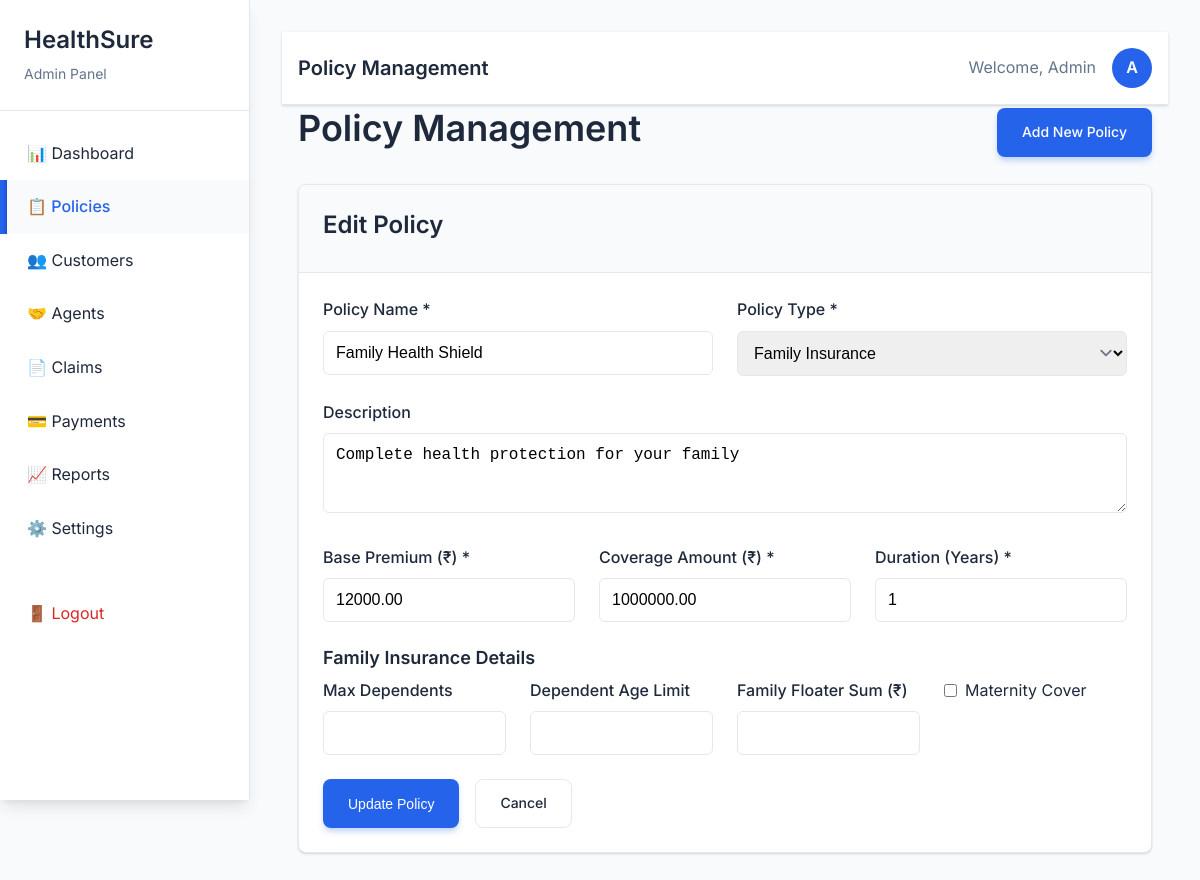
/admin/policies.php?action=edit&policy_id=2 (signed in), run on the app's committed database.
### tables this page shows
CREATE TABLE policies (
    policy_id INT PRIMARY KEY AUTO_INCREMENT,
    policy_name VARCHAR(200) NOT NULL,
    policy_type ENUM('health', 'life', 'family') NOT NULL,
    description TEXT,
    base_premium DECIMAL(10,2) NOT NULL,
    coverage_amount DECIMAL(12,2) NOT NULL,
    duration_years INT NOT NULL,
    status ENUM('active', 'inactive') DEFAULT 'active',
    created_at TIMESTAMP DEFAULT CURRENT_TIMESTAMP,
    updated_at TIMESTAMP DEFAULT CURRENT_TIMESTAMP ON UPDATE CURRENT_TIMESTAMP
);

### admin/policies.php (the view, shortened to what this page needs)
<?php
require_once '../config/database.php';
$action = $_GET['action'] ?? 'list';
$policy_id = $_GET['policy_id'] ?? null;
$edit_policy = null;
if ($action === 'edit' && $policy_id) {
    $stmt = $conn->prepare("SELECT * FROM policies WHERE policy_id = ?");
    $stmt->execute([$policy_id]);
    $edit_policy = $stmt->fetch(PDO::FETCH_ASSOC);
}
?>
<!DOCTYPE html>
<html lang="en">
<head>
    <link rel="stylesheet" href="../assets/css/style.css">
    <link rel="stylesheet" href="../assets/css/animations.css">
</head>
<body>
    <?php include 'includes/sidebar.php'; ?>
    <div class="main-content">
        <?php include 'includes/header.php'; ?>
        <div class="container">
            <div class="d-flex justify-content-between align-items-center mb-4">
                <h1>Policy Management</h1>
                <a href="?action=add" class="btn btn-primary">Add New Policy</a>
            </div>
            <?php if ($action === 'add' || $action === 'edit'): ?>
                <div class="card">
                    <div class="card-header">
                        <h3><?php echo $action === 'edit' ? 'Edit Policy' : 'Add New Policy'; ?></h3>
                    </div>
                    <div class="card-body">
                        <form method="POST" action="">
                            <div class="row">
                                <div class="col-6">
                                    <div class="form-group">
                                        <label for="policy_name" class="form-label">Policy Name *</label>
                                        <input type="text" id="policy_name" name="policy_name" class="form-control"
                                               value="<?php echo $edit_policy['policy_name'] ?? ''; ?>" required>
                                    </div>
                                </div>
                                <div class="col-6">
                                    <div class="form-group">
                                        <label for="policy_type" class="form-label">Policy Type *</label>
                                        <select id="policy_type" name="policy_type" class="form-control form-select" required onchange="showTypeFields(this.value)">
                                            <option value="family" <?php echo ($edit_policy['policy_type'] ?? '') === 'family' ? 'selected' : ''; ?>>Family Insurance</option>
                                        </select>
                                    </div>
                                </div>
                            </div>
                            <div class="form-group">
                                <label for="description" class="form-label">Description</label>
                                <textarea id="description" name="description" class="form-control" rows="3"><?php echo $edit_policy['description'] ?? ''; ?></textarea>
                            </div>
                            <div class="row">
                                <div class="col-4">
                                    <div class="form-group">
                                        <label for="base_premium" class="form-label">Base Premium (₹) *</label>
                                        <input type="number" id="base_premium" name="base_premium" class="form-control"
                                               value="<?php echo $edit_policy['base_premium'] ?? ''; ?>" step="0.01" required>
                                    </div>
                                </div>
                                <div class="col-4">
                                    <div class="form-group">
                                        <label for="coverage_amount" class="form-label">Coverage Amount (₹) *</label>
                                        <input type="number" id="coverage_amount" name="coverage_amount" class="form-control"
                                               value="<?php echo $edit_policy['coverage_amount'] ?? ''; ?>" step="0.01" required>
                                    </div>
                                </div>
                                <div class="col-4">
                                    <div class="form-group">
                                        <label for="duration_years" class="form-label">Duration (Years) *</label>
                                        <input type="number" id="duration_years" name="duration_years" class="form-control"
                                               value="<?php echo $edit_policy['duration_years'] ?? ''; ?>" required>
                                    </div>
                                </div>
                            </div>
                            <div id="family_fields" style="display: none;">
                                <h5>Family Insurance Details</h5>
                                <div class="row">
                                    <div class="col-3">
                                        <div class="form-group">
                                            <label for="no_of_dependents" class="form-label">Max Dependents</label>
                                            <input type="number" id="no_of_dependents" name="no_of_dependents" class="form-control">
                                        </div>
                                    </div>
                                    <div class="col-3">
                                        <div class="form-group">
                                            <label for="dependent_age_limit" class="form-label">Dependent Age Limit</label>
                                            <input type="number" id="dependent_age_limit" name="dependent_age_limit" class="form-control">
                                        </div>
                                    </div>
                                    <div class="col-3">
                                        <div class="form-group">
                                            <label for="family_floater_sum" class="form-label">Family Floater Sum (₹)</label>
                                            <input type="number" id="family_floater_sum" name="family_floater_sum" class="form-control" step="0.01">
                                        </div>
                                    </div>
                                    <div class="col-3">
                                        <div class="form-group">
                                            <label class="d-flex align-items-center">
                                                <input type="checkbox" name="maternity_cover" style="margin-right: 0.5rem;">
                                                Maternity Cover
                                            </label>
                                        </div>
                                    </div>
                                </div>
                            </div>
                            <div class="d-flex" style="gap: 1rem;">
                                <button type="submit" name="add_policy" class="btn btn-primary">
                                    <?php echo $action === 'edit' ? 'Update Policy' : 'Create Policy'; ?>
                                </button>
                                <a href="policies.php" class="btn btn-outline">Cancel</a>
                            </div>
                        </form>
                    </div>
                </div>
            <?php endif; ?>
        </div>
    </div>
</body>
</html>

### assets/css/style.css (style rules this page uses)
* { margin: 0; padding: 0; box-sizing: border-box; }
:root { --primary-color: #2563eb; --primary-dark: #1d4ed8; --secondary-color: #64748b; --success-color: #059669; --warning-color: #d97706; --danger-color: #dc2626; --light-bg: #f8fafc; --white: #ffffff; --text-dark: #1e293b; --text-light: #64748b; --border-color: #e2e8f0; --shadow: 0 1px 3px 0 rgba(0, 0, 0, 0.1), 0 1px 2px 0 rgba(0, 0, 0, 0.06); --shadow-lg: 0 10px 15px -3px rgba(0, 0, 0, 0.1), 0 4px 6px -2px rgba(0, 0, 0, 0.05); --shadow-xl: 0 20px 25px -5px rgba(0, 0, 0, 0.1), 0 10px 10px -5px rgba(0, 0, 0, 0.04); --transition: all 0.3s cubic-bezier(0.4, 0, 0.2, 1); --border-radius: 0.5rem; --border-radius-lg: 0.75rem; }
body { font-family: 'Inter', -apple-system, BlinkMacSystemFont, 'Segoe UI', Roboto, sans-serif; line-height: 1.6; color: var(--text-dark); background-color: var(--light-bg); overflow-x: hidden; min-height: 100vh; }
h1, h2, h3, h4, h5, h6 { font-weight: 600; line-height: 1.3; margin-bottom: 0.5rem; }
h1 { font-size: 2.25rem; }
h3 { font-size: 1.5rem; }
h5 { font-size: 1.125rem; }
.container { max-width: 1200px; margin: 0 auto; padding: 0 1rem; width: 100%; }
.card { background: var(--white); border-radius: var(--border-radius); box-shadow: var(--shadow); border: 1px solid var(--border-color); overflow: hidden; transition: var(--transition); margin-bottom: 1.5rem; }
.card-header { padding: 1.5rem; border-bottom: 1px solid var(--border-color); background: var(--light-bg); }
.card-body { padding: 1.5rem; }
.main-content { margin-left: 250px; padding: 2rem; min-height: 100vh; transition: var(--transition); }
.form-group { margin-bottom: 1.5rem; }
.form-label { display: block; font-weight: 500; margin-bottom: 0.5rem; color: var(--text-dark); }
.form-control { width: 100%; padding: 0.75rem; border: 1px solid var(--border-color); border-radius: 0.375rem; font-size: 1rem; transition: border-color 0.2s, box-shadow 0.2s; }
.form-select { background-position: right 0.5rem center; background-repeat: no-repeat; background-size: 1.5em 1.5em; padding-right: 2.5rem; }
.btn { display: inline-block; padding: 0.75rem 1.5rem; font-size: 0.875rem; font-weight: 500; text-align: center; text-decoration: none; border: 1px solid transparent; border-radius: var(--border-radius); cursor: pointer; transition: var(--transition); position: relative; overflow: hidden; user-select: none; }
.btn::before { content: ''; position: absolute; top: 0; left: -100%; width: 100%; height: 100%; background: linear-gradient(90deg, transparent, rgba(255,255,255,0.2), transparent); transition: var(--transition); }
.btn-primary { background: var(--primary-color); color: var(--white); box-shadow: 0 4px 6px -1px rgba(37, 99, 235, 0.3); }
.btn-outline { background: transparent; border: 1px solid var(--border-color); color: var(--text-dark); }
.row { display: flex; flex-wrap: wrap; margin: 0 -0.75rem; }
.col-3 { flex: 0 0 25%; max-width: 25%; }
.col-4 { flex: 0 0 33.333333%; max-width: 33.333333%; }
.col-6 { flex: 0 0 50%; max-width: 50%; }
[class*="col-"] { padding: 0 0.75rem; }
.mb-4 { margin-bottom: 1.5rem; }
.d-flex { display: flex; }
.justify-content-between { justify-content: space-between; }
.align-items-center { align-items: center; }
.animate-in { animation: fadeInUp 0.6s ease-out; }
.page-transition { opacity: 0; transform: translateY(20px); transition: all 0.3s ease-out; }
.page-transition.loaded { opacity: 1; transform: translateY(0); }

### assets/css/animations.css (style rules this page uses)
.main-content { animation: fadeInUp 0.6s ease-out; }
.card { animation: fadeInUp 0.4s ease-out; animation-fill-mode: both; }
.card:nth-child(2) { animation-delay: 0.2s; }
.btn { position: relative; overflow: hidden; }
.btn::after { content: ''; position: absolute; top: 50%; left: 50%; width: 0; height: 0; border-radius: 50%; background: rgba(255, 255, 255, 0.3); transform: translate(-50%, -50%); transition: width 0.6s, height 0.6s; }
.page-transition { opacity: 0; transform: translateY(20px); transition: all 0.3s ease-out; }
.page-transition.loaded { opacity: 1; transform: translateY(0); }
html { scroll-behavior: smooth; }

### data on the page
policies: policy_name "Family Health Shield", policy_type "Family Insurance", description "Complete health protection for your family", base_premium "12000.00", coverage_amount "1000000.00", duration_years "1"

### other printed values
$page_titles[basename($_SERVER['PHP_SELF'])] "Policy Management"
